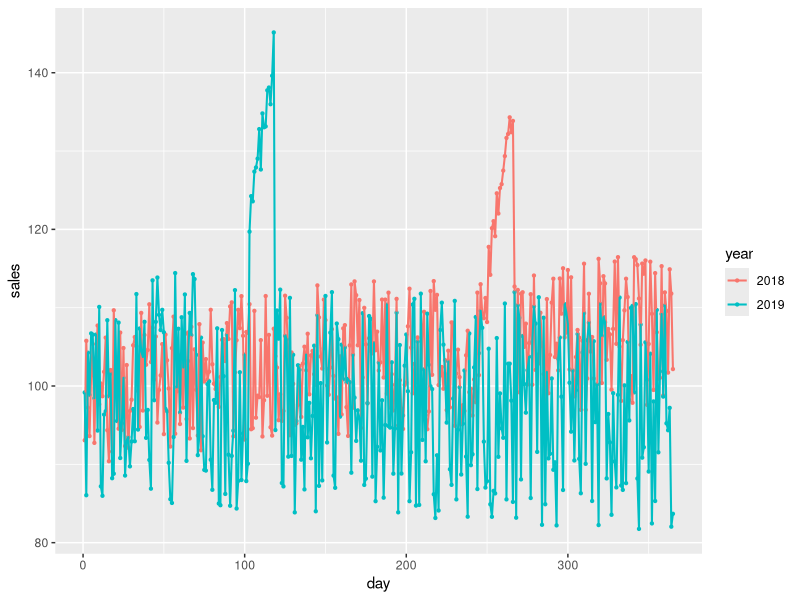
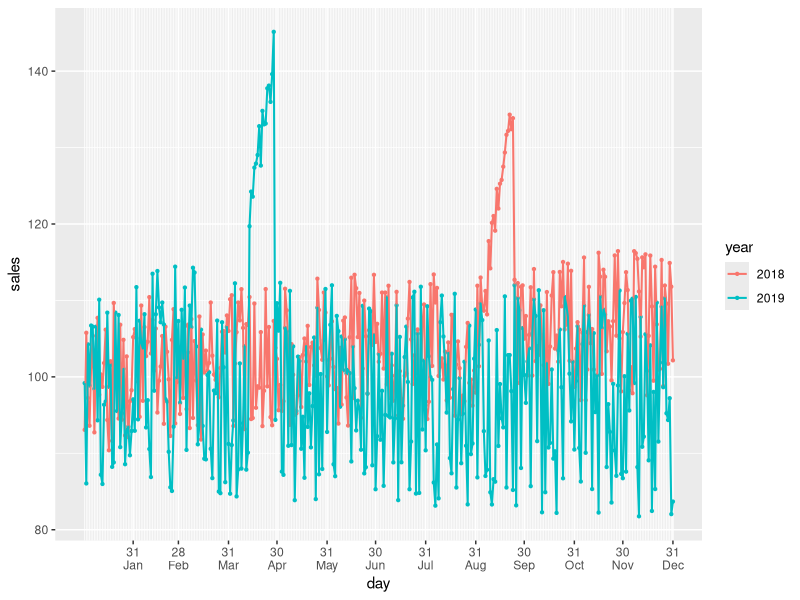
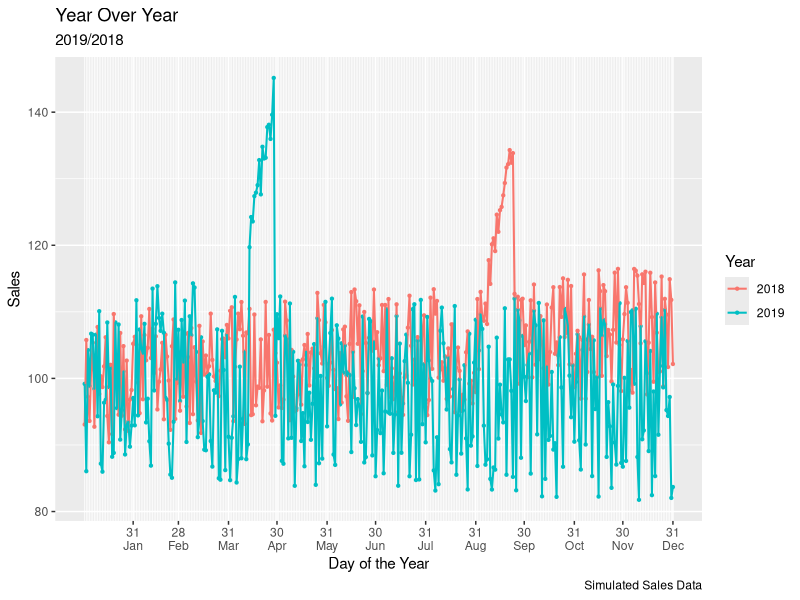
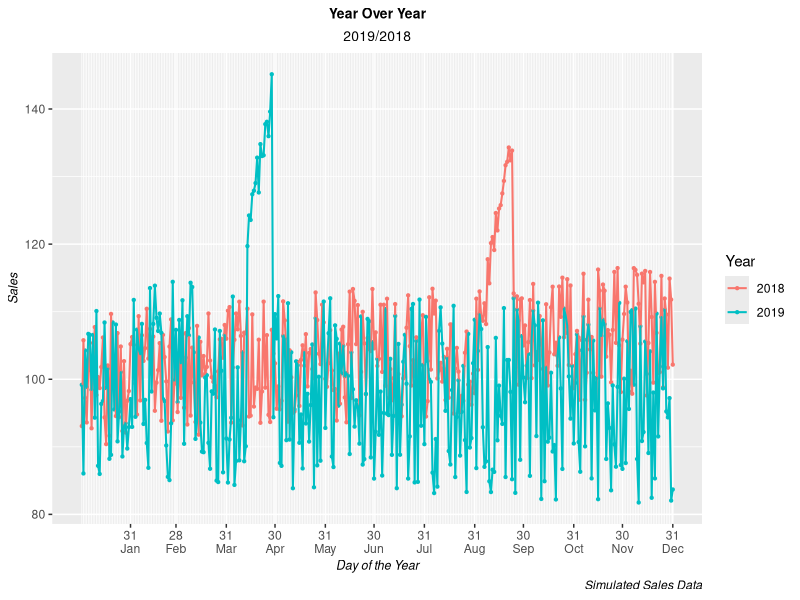
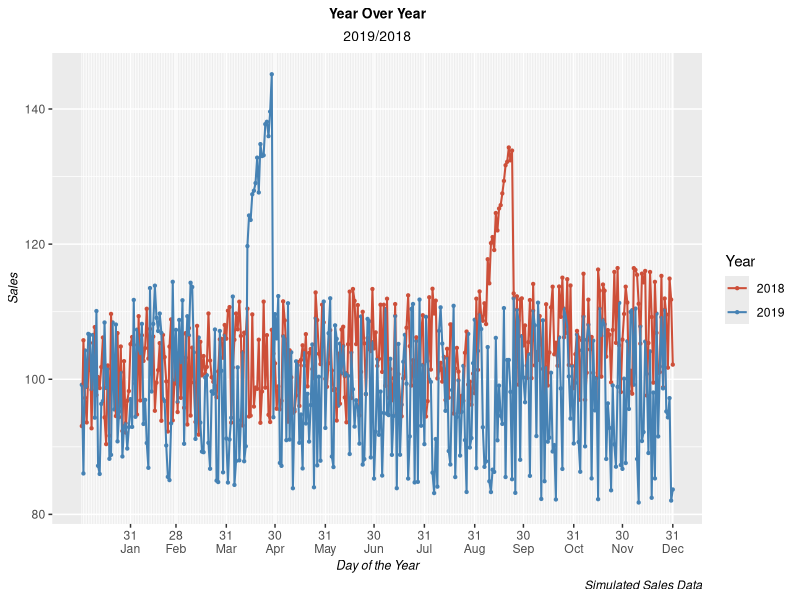
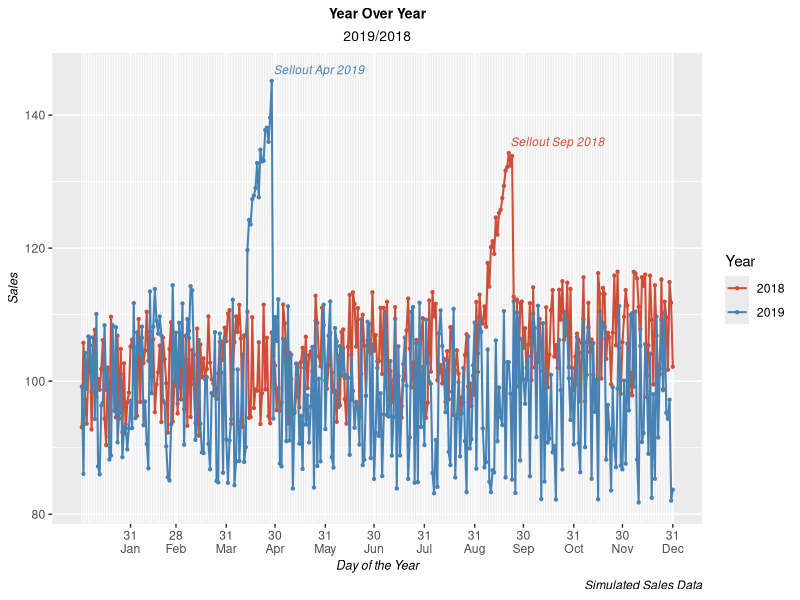

Recreate these plots in R, in order.
library(lubridate)
library(dplyr)
library(ggplot2)

# simulate sales data
x <- seq(1,365,1)

# 2018
y <- runif(365, min=90, max=110) +x*0.02 # << a positive trend
# high volume, the same as previous but short and with a steep slope
y[251:266] <- runif(16, min=112, max=119) +(0:15)*1.3
df18 <- data.frame(day=x, sales=y, year="2018", stringsAsFactors=FALSE)

# 2019
y <- runif(365, min=85, max=115) -x*0.01 # << a negative trend
# high volume
y[103:118] <- runif(16, min=117, max=125) +(0:15)*1.4
df19 <- data.frame(day=x, sales=y, year="2019", stringsAsFactors=FALSE)

df.sales <- rbind(df18, df19)
str(df.sales)

p <- ggplot(df.sales, aes(x=day,y=sales, colour=year)) +
  geom_point(size=0.8) +
  geom_line(size=0.7)
p

# prepare breaks and labels
eof <- c(31,28,31,30,31,30,31,31,30,31,30,31)
breaks <- cumsum(eof)
labels <- paste0(rep("\n",times=12,each=1),month.abb)
labels <- paste0(as.character(eof),labels)

# add monthly and daily breaks
p <- p +
  scale_x_continuous(
    breaks=breaks,
    labels=labels,
    minor_breaks = seq(1,365,1)
  )
p

# generate subtitle
years <- distinct(select(df.sales, year))[["year"]]
years <- years[order(years, decreasing=TRUE)]

subtitle = paste0(years,collapse="/")

# labels
p <- p +
  labs(
    x="Day of the Year", 
    y="Sales", 
    title = "Year Over Year", 
    subtitle = subtitle, 
    caption = "Simulated Sales Data",
    colour = "Year"
  )
p

p <- p +
  theme(
    plot.title = element_text(hjust = 0.5, size = 10, face = "bold"),
    plot.subtitle = element_text(hjust = 0.5, size = 10),
    plot.caption = element_text(face = "italic"),
    axis.title = element_text(face = "italic", size = 9)
  )
p

mcolors <- c("tomato3", "steelblue", "green", "black")

p <- p +
  scale_color_manual(values = mcolors)
p

# annotations
# find the extremums and add their dates  
d.a <- df.sales %>% group_by(year) %>% summarise(msales = max(sales))
d.a <- df.sales[df.sales$sales %in% d.a$msales,]
d.a$date <- ymd(paste0(d.a$year, "-01-01")) +days(d.a$day)

# add labels
d.a$text <- format(d.a$date, "Sellout %b %Y")
# and colours
d.a$color <- mcolors[1:length(d.a$year)]

# move labels slightly off peaks for an aesthetic reason
d.a$day <- d.a$day +1
d.a$sales <- d.a$sales +1
str(d.a)

p +annotate("text", 
            x=d.a$day, y=d.a$sales, 
            label=d.a$text, hjust=0, vjust=0, size=3, 
            colour=d.a$color, 
            fontface="italic")

